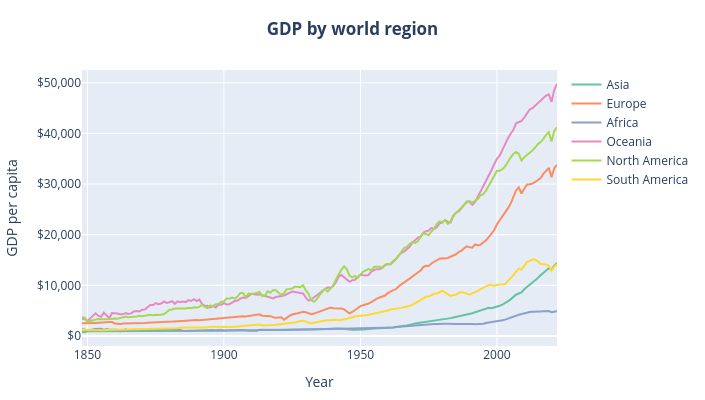

Notebook source saved alongside this figure:
### Code cell
df_regions_gdp = df_regions_gdp[df_regions_gdp['Year'] >= START_YEAR]

data = [ go.Scatter(
                x=df_regions_gdp[df_regions_gdp['World region'] == region]['Year'],
                y=df_regions_gdp[df_regions_gdp['World region'] == region]['GDP per capita'],
                mode='lines', 
                name=region,
                marker=dict(
                    color=colors_hex[region]
                    )
                ) 
        for region in regions]

layout = go.Layout(
    title = '<b>GDP by world region</b>',
    title_x = 0.5,
    xaxis = dict(title='Year'),
    yaxis = dict(title='GDP per capita', tickprefix='$', tickformat=','),
    width=WIDTH,
    height=HEIGHT-100,
    margin=dict(l=20, r=20, t=70, b=20)
    )

fig = go.Figure(data=data, layout=layout)

pyo.plot(fig, filename='lines_gdp.html', config=dict(displayModeBar=True), auto_open=False)
fig.show()

### Figure 1 — Plotly figure (JSON) as saved in the notebook; plotly's stock layout.template omitted (floating-point values rounded to 4 significant figures; data arrays with more than 128 entries replaced by an {"elided": "..."} marker saying what was removed)
{"data": [{"marker": {"color": "#66c2a5"}, "mode": "lines", "name": "Asia", "type": "scatter", "x": {"elided": "175 int values"}, "y": {"elided": "175 float values"}}, {"marker": {"color": "#fc8d62"}, "mode": "lines", "name": "Europe", "type": "scatter", "x": {"elided": "175 int values"}, "y": {"elided": "175 float values"}}, {"marker": {"color": "#8da0cb"}, "mode": "lines", "name": "Africa", "type": "scatter", "x": {"elided": "175 int values"}, "y": {"elided": "175 float values"}}, {"marker": {"color": "#e78ac3"}, "mode": "lines", "name": "Oceania", "type": "scatter", "x": {"elided": "175 int values"}, "y": {"elided": "175 float values"}}, {"marker": {"color": "#a6d854"}, "mode": "lines", "name": "North America", "type": "scatter", "x": {"elided": "175 int values"}, "y": {"elided": "175 float values"}}, {"marker": {"color": "#ffd92f"}, "mode": "lines", "name": "South America", "type": "scatter", "x": {"elided": "175 int values"}, "y": {"elided": "175 float values"}}], "layout": {"height": 400, "margin": {"b": 20, "l": 20, "r": 20, "t": 70}, "title": {"text": "<b>GDP by world region</b>", "x": 0.5}, "width": 705, "xaxis": {"title": {"text": "Year"}}, "yaxis": {"tickformat": ",", "tickprefix": "$", "title": {"text": "GDP per capita"}}}}
